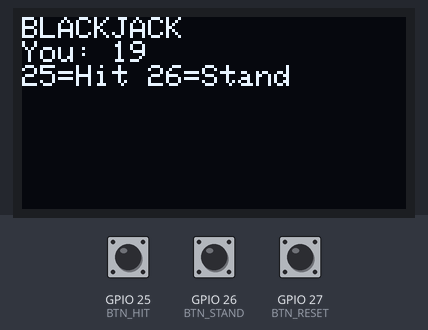
This sketch was run on a simulated ESP32. Shown: 128×64 one-colour display. Inputs (shaded band) come from the test bench; at power-on: GPIO 25 (BTN_HIT) HIGH, GPIO 27 (BTN_RESET) HIGH, GPIO 26 (BTN_STAND) HIGH. Random numbers use the default seed unless the sketch sets one; what the sketch prints to the serial monitor is not drawn.

Above: at 1.2 s.
1.3 s: GPIO 25 (BTN_HIT) pulled LOW for 0.15 s
At 2.7 s:
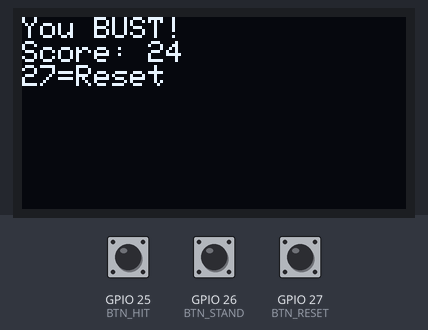
3.0 s: GPIO 27 (BTN_RESET) pulled LOW for 0.15 s
At 4.2 s:
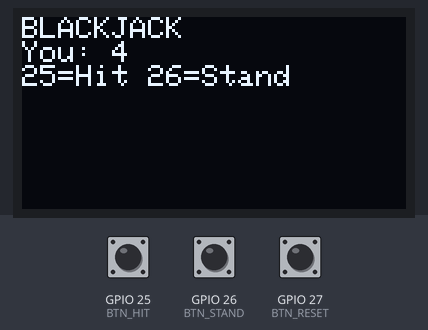
4.8 s: GPIO 26 (BTN_STAND) pulled LOW for 0.15 s
At 5.4 s:
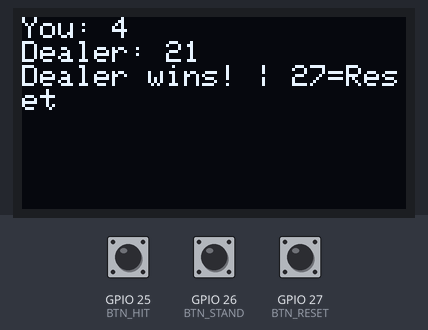
6.5 s: GPIO 27 (BTN_RESET) pulled LOW for 1 s
At 8.0 s:
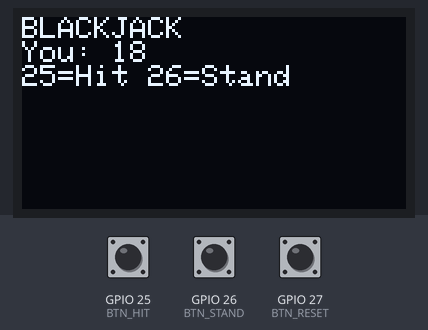
9.0 s: GPIO 25 (BTN_HIT) pulled LOW for 1 s
At 9.8 s:
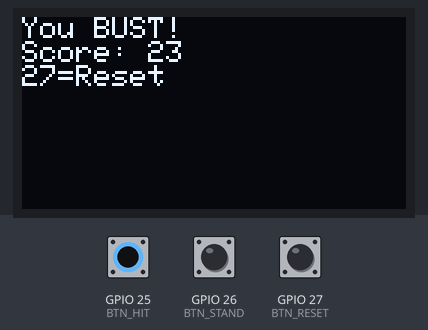
11.5 s: GPIO 27 (BTN_RESET) pulled LOW for 3.2 s
At 13.0 s:
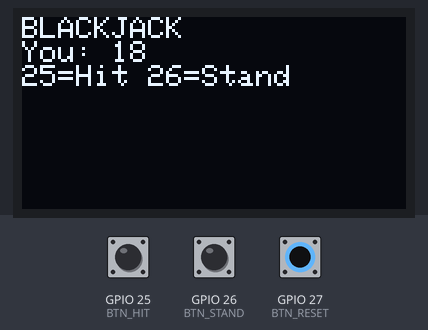
Timing chart, 0 to 14.5 s (numbered marks = the images above; inputs shaded):
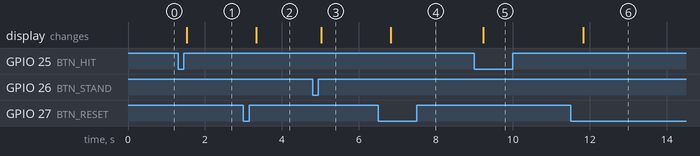

Measured:
- after the input at 1.3 s, the display: changes after 0.23 s (image 1)
- after the input at 3.0 s, the display: changes after 0.33 s (image 2)
- after the input at 4.8 s, the display: changes after 0.23 s (image 3)
- after the input at 6.5 s, the display: changes after 0.33 s (image 4)
- after the input at 9.0 s, the display: changes after 0.23 s (image 5)
- after the input at 11.5 s, the display: changes after 0.33 s (image 6)

The sketch:

blackjack_esp32.ino
```cpp
#include <Wire.h>
#include <Adafruit_GFX.h>
#include <Adafruit_SSD1306.h>

#define SCREEN_WIDTH 128
#define SCREEN_HEIGHT 64
#define OLED_RESET    -1
#define SCREEN_ADDRESS 0x3C
#define I2C_SDA 32
#define I2C_SCL 33

#define BTN_HIT   25
#define BTN_STAND 26
#define BTN_RESET 27

Adafruit_SSD1306 display(SCREEN_WIDTH, SCREEN_HEIGHT, &Wire, OLED_RESET);

int playerScore = 0;
int dealerScore = 0;
bool playerDone = false;
bool gameEnded = false;

int drawCard() {
  return random(2, 12); // 2 to 11
}

void showText(String line1, String line2 = "", String line3 = "") {
  display.clearDisplay();
  display.setTextSize(1);
  display.setTextColor(SSD1306_WHITE);
  display.setCursor(0, 0);
  display.println(line1);
  if (line2 != "") display.println(line2);
  if (line3 != "") display.println(line3);
  display.display();
}

void resetGame() {
  playerScore = drawCard() + drawCard();
  dealerScore = drawCard() + drawCard();
  playerDone = false;
  gameEnded = false;
  showText("BLACKJACK",
           "You: " + String(playerScore),
           "25=Hit 26=Stand");
}

void setup() {
  Serial.begin(115200);
  Wire.begin(I2C_SDA, I2C_SCL);
  randomSeed(analogRead(0));
  pinMode(BTN_HIT, INPUT_PULLUP);
  pinMode(BTN_STAND, INPUT_PULLUP);
  pinMode(BTN_RESET, INPUT_PULLUP);

  if (!display.begin(SSD1306_SWITCHCAPVCC, SCREEN_ADDRESS)) {
    Serial.println(F("Eroare OLED"));
    while (1);
  }

  resetGame();
}

void loop() {
  if (!playerDone) {
    // HIT (GPIO 25)
    if (digitalRead(BTN_HIT) == LOW) {
      delay(200);
      int card = drawCard();
      playerScore += card;
      Serial.println("HIT: " + String(card));
      if (playerScore > 21) {
        playerDone = true;
        gameEnded = true;
        showText("You BUST!",
                 "Score: " + String(playerScore),
                 "27=Reset");
      } else {
        showText("You: " + String(playerScore),
                 "25=Hit 26=Stand");
      }
    }

    // STAND (GPIO 26)
    if (digitalRead(BTN_STAND) == LOW) {
      delay(200);
      playerDone = true;
      while (dealerScore < 17) {
        dealerScore += drawCard();
      }
      String result;
      if (dealerScore > 21 || playerScore > dealerScore)
        result = "You win!";
      else if (playerScore < dealerScore)
        result = "Dealer wins!";
      else
        result = "Draw";

      showText("You: " + String(playerScore),
               "Dealer: " + String(dealerScore),
               result + " | 27=Reset");
      gameEnded = true;
    }
  }

  // RESET (GPIO 27)
  if (gameEnded && digitalRead(BTN_RESET) == LOW) {
    delay(300);
    resetGame();
  }
}
```
